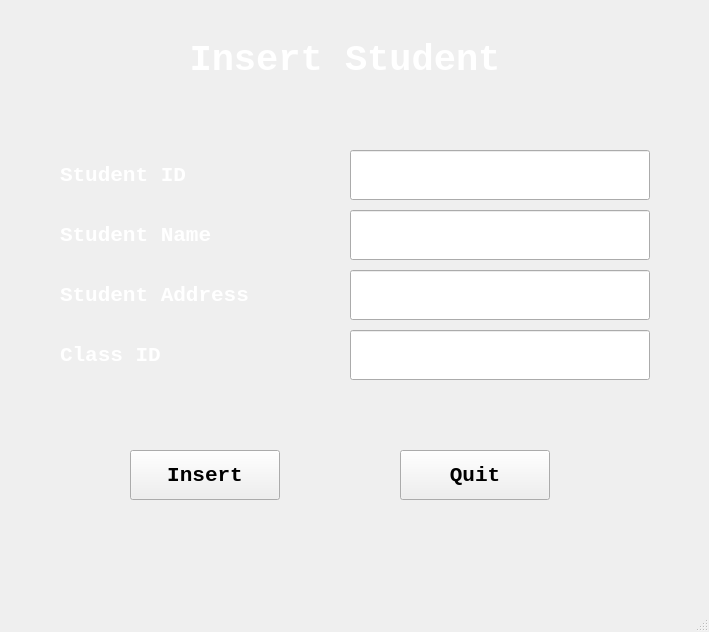
<?xml version="1.0" encoding="UTF-8"?>
<ui version="4.0">
 <class>InsertWindow</class>
 <widget class="QMainWindow" name="InsertWindow">
  <property name="enabled">
   <bool>true</bool>
  </property>
  <property name="geometry">
   <rect>
    <x>0</x>
    <y>0</y>
    <width>709</width>
    <height>632</height>
   </rect>
  </property>
  <property name="windowTitle">
   <string>MainWindow</string>
  </property>
  <widget class="QWidget" name="centralwidget">
   <widget class="QLabel" name="InsertBackground">
    <property name="geometry">
     <rect>
      <x>0</x>
      <y>0</y>
      <width>700</width>
      <height>561</height>
     </rect>
    </property>
    <property name="whatsThis">
     <string>&lt;html&gt;&lt;head/&gt;&lt;body&gt;&lt;p&gt;&lt;img src=&quot;:/Main/background.png&quot;/&gt;&lt;/p&gt;&lt;/body&gt;&lt;/html&gt;</string>
    </property>
    <property name="styleSheet">
     <string notr="true">background-image: url(:/Main/background.png);</string>
    </property>
    <property name="text">
     <string/>
    </property>
   </widget>
   <widget class="QLabel" name="ClassId">
    <property name="geometry">
     <rect>
      <x>60</x>
      <y>330</y>
      <width>250</width>
      <height>50</height>
     </rect>
    </property>
    <property name="font">
     <font>
      <family>Consolas</family>
      <pointsize>16</pointsize>
      <weight>75</weight>
      <bold>true</bold>
     </font>
    </property>
    <property name="styleSheet">
     <string notr="true">color: rgb(255, 255, 255);</string>
    </property>
    <property name="text">
     <string>Class ID</string>
    </property>
   </widget>
   <widget class="QLabel" name="ID">
    <property name="geometry">
     <rect>
      <x>60</x>
      <y>150</y>
      <width>250</width>
      <height>50</height>
     </rect>
    </property>
    <property name="font">
     <font>
      <family>Consolas</family>
      <pointsize>16</pointsize>
      <weight>75</weight>
      <bold>true</bold>
     </font>
    </property>
    <property name="styleSheet">
     <string notr="true">color: rgb(255, 255, 255);</string>
    </property>
    <property name="text">
     <string>Student ID</string>
    </property>
   </widget>
   <widget class="QLabel" name="Address">
    <property name="geometry">
     <rect>
      <x>60</x>
      <y>270</y>
      <width>250</width>
      <height>50</height>
     </rect>
    </property>
    <property name="font">
     <font>
      <family>Consolas</family>
      <pointsize>16</pointsize>
      <weight>75</weight>
      <bold>true</bold>
     </font>
    </property>
    <property name="styleSheet">
     <string notr="true">color: rgb(255, 255, 255);</string>
    </property>
    <property name="text">
     <string>Student Address</string>
    </property>
   </widget>
   <widget class="QLabel" name="InsertTitel">
    <property name="geometry">
     <rect>
      <x>60</x>
      <y>20</y>
      <width>570</width>
      <height>80</height>
     </rect>
    </property>
    <property name="font">
     <font>
      <family>Consolas</family>
      <pointsize>28</pointsize>
      <weight>75</weight>
      <bold>true</bold>
     </font>
    </property>
    <property name="styleSheet">
     <string notr="true">color: rgb(255, 255, 255);</string>
    </property>
    <property name="text">
     <string>Insert Student</string>
    </property>
    <property name="alignment">
     <set>Qt::AlignCenter</set>
    </property>
   </widget>
   <widget class="QLabel" name="Name">
    <property name="geometry">
     <rect>
      <x>60</x>
      <y>210</y>
      <width>250</width>
      <height>50</height>
     </rect>
    </property>
    <property name="font">
     <font>
      <family>Consolas</family>
      <pointsize>16</pointsize>
      <weight>75</weight>
      <bold>true</bold>
     </font>
    </property>
    <property name="styleSheet">
     <string notr="true">color: rgb(255, 255, 255);</string>
    </property>
    <property name="text">
     <string>Student Name</string>
    </property>
   </widget>
   <widget class="QLineEdit" name="IDText">
    <property name="geometry">
     <rect>
      <x>350</x>
      <y>150</y>
      <width>300</width>
      <height>50</height>
     </rect>
    </property>
    <property name="font">
     <font>
      <family>Consolas</family>
      <pointsize>16</pointsize>
     </font>
    </property>
    <property name="text">
     <string/>
    </property>
   </widget>
   <widget class="QLineEdit" name="NameText">
    <property name="geometry">
     <rect>
      <x>350</x>
      <y>210</y>
      <width>300</width>
      <height>50</height>
     </rect>
    </property>
    <property name="font">
     <font>
      <family>Consolas</family>
      <pointsize>16</pointsize>
     </font>
    </property>
   </widget>
   <widget class="QLineEdit" name="AddressText">
    <property name="geometry">
     <rect>
      <x>350</x>
      <y>270</y>
      <width>300</width>
      <height>50</height>
     </rect>
    </property>
    <property name="font">
     <font>
      <family>Consolas</family>
      <pointsize>16</pointsize>
     </font>
    </property>
   </widget>
   <widget class="QLineEdit" name="ClassIDText">
    <property name="geometry">
     <rect>
      <x>350</x>
      <y>330</y>
      <width>300</width>
      <height>50</height>
     </rect>
    </property>
    <property name="font">
     <font>
      <family>Consolas</family>
      <pointsize>16</pointsize>
     </font>
    </property>
   </widget>
   <widget class="QPushButton" name="ButtonInsert">
    <property name="geometry">
     <rect>
      <x>130</x>
      <y>450</y>
      <width>150</width>
      <height>50</height>
     </rect>
    </property>
    <property name="font">
     <font>
      <family>Consolas</family>
      <pointsize>16</pointsize>
      <weight>75</weight>
      <bold>true</bold>
     </font>
    </property>
    <property name="text">
     <string>Insert</string>
    </property>
   </widget>
   <widget class="QPushButton" name="ButtonQuit">
    <property name="geometry">
     <rect>
      <x>400</x>
      <y>450</y>
      <width>150</width>
      <height>50</height>
     </rect>
    </property>
    <property name="font">
     <font>
      <family>Consolas</family>
      <pointsize>16</pointsize>
      <weight>75</weight>
      <bold>true</bold>
     </font>
    </property>
    <property name="text">
     <string>Quit</string>
    </property>
   </widget>
  </widget>
  <widget class="QMenuBar" name="menubar">
   <property name="geometry">
    <rect>
     <x>0</x>
     <y>0</y>
     <width>709</width>
     <height>26</height>
    </rect>
   </property>
  </widget>
  <widget class="QStatusBar" name="statusbar"/>
 </widget>
 <resources>
  <include location="BackGround.qrc"/>
 </resources>
 <connections/>
</ui>
